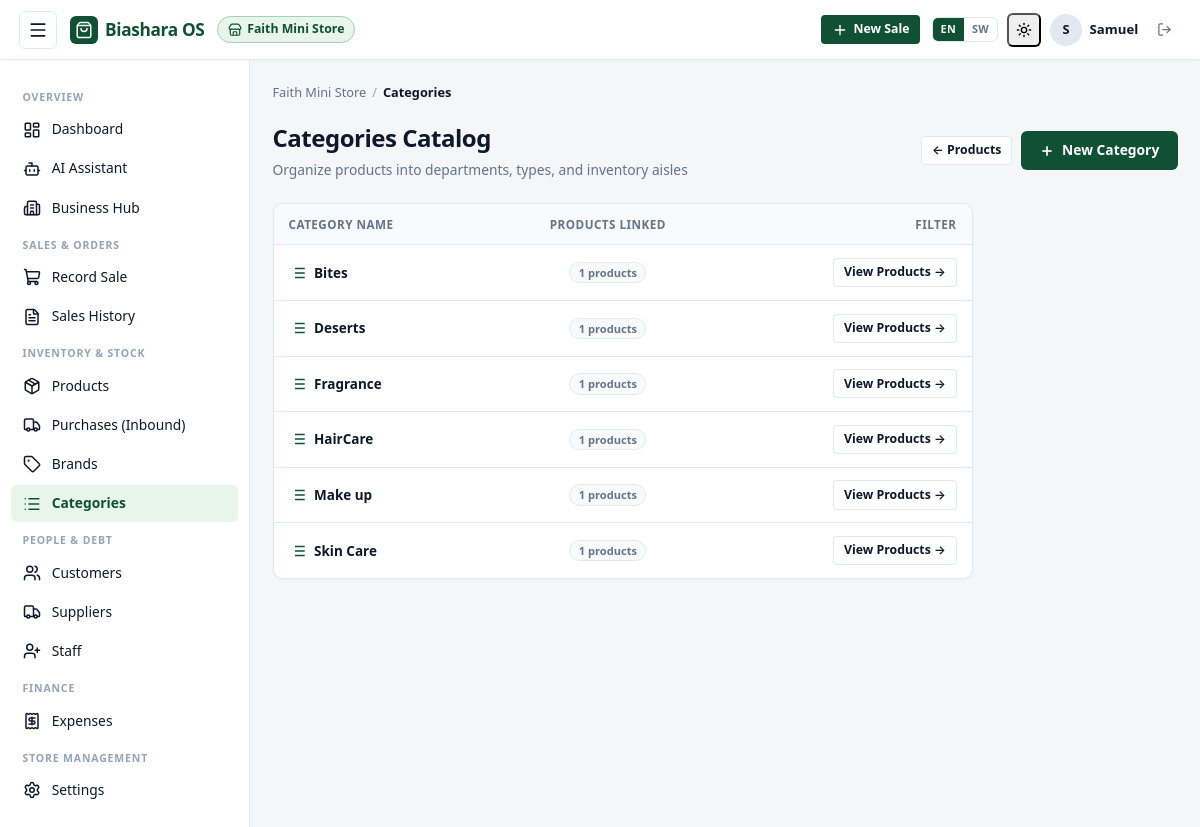
/2/categories/ (signed in), run on the app's committed database.
### BusinessOs/models.py (models this page shows, shortened)
class Business(models.Model):
    owner = models.ForeignKey(
        settings.AUTH_USER_MODEL,
        on_delete=models.CASCADE,
        related_name="businesses",
    )
    name = models.CharField(max_length=150)
    location = models.CharField(max_length=200, blank=True)
    phone = models.CharField(max_length=20, blank=True)
    created_at = models.DateTimeField(auto_now_add=True)
    class Meta:
        ordering = ["-created_at"]
    def can_record_sales(self, user):
        if user == self.owner:
            return True
        return self.staff.filter(user=user).exists()

class Category(models.Model):
    business = models.ForeignKey(Business, on_delete=models.CASCADE, related_name="categories")
    name = models.CharField(max_length=100)
    class Meta:
        unique_together = ("business", "name")
        ordering = ["name"]
        verbose_name_plural = "categories"

### BusinessOs/views.py (the view)
# urls.py: path("<int:business_id>/categories/", views.CategoryListView.as_view(), name="category_list"),
class CategoryListView(BusinessAccessMixin, ListView):
    template_name = "sales/category_list.html"
    context_object_name = "categories"
    def get_queryset(self):
        return self.business.categories.all()

### BusinessOs/context_processors.py (called while the page is built)
def biashara_i18n(request):
    lang = request.session.get("biashara_lang") or request.session.get("_language")
    if not lang:
        lang = request.COOKIES.get("biashara_lang") or request.COOKIES.get("django_language")
    if not lang:
        lang = translation.get_language() or "en"
    if lang.startswith("sw"):
        lang = "sw"
    else:
        lang = "en"
    return {
        "current_lang": lang,
        "is_swahili": (lang == "sw"),
        "translations_sw_json": json.dumps(TRANSLATIONS_SW) if lang == "sw" else "{}",
    }

### BusinessOs/views.py (called while the page is built)
    def dispatch(self, request, *args, **kwargs):
        self.business = get_object_or_404(Business, pk=kwargs["business_id"])
        if not self.business.can_record_sales(request.user):
            raise PermissionDenied("You are not authorized for this business.")
        return super().dispatch(request, *args, **kwargs)

    def get_context_data(self, **kwargs):
        ctx = super().get_context_data(**kwargs)
        ctx["business"] = self.business
        return ctx

### BusinessOs/templates/sales/category_list.html (shortened to what this page needs)
{% extends "sales/base.html" %}
{% block crumb %}Categories{% endblock %}
{% block content %}
<div class="page-header">
  <div class="page-title-group">
    <h1>Categories Catalog</h1>
    <p>Organize products into departments, types, and inventory aisles</p>
  </div>
  <div class="page-actions">
    <a href="{% url 'product_list' business.id %}" class="btn btn-secondary btn-sm">&larr; Products</a>
    {% if business.owner_id == request.user.id %}
    <a href="{% url 'category_create' business.id %}" class="btn btn-primary">
      <svg width="16" height="16" viewBox="0 0 24 24" fill="none" stroke="currentColor" stroke-width="2.5"><line x1="12" y1="5" x2="12" y2="19"></line><line x1="5" y1="12" x2="19" y2="12"></line></svg>
      New Category
    </a>
    {% endif %}
  </div>
</div>
{% if categories %}
<div class="table-container" style="max-width: 700px;">
  <table class="data-table">
    <thead>
      <tr>
        <th>Category Name</th>
        <th style="text-align:center;">Products Linked</th>
        <th style="text-align:right;">Filter</th>
      </tr>
    </thead>
    <tbody>
      {% for cat in categories %}
      <tr>
        <td>
          <div style="display:flex; align-items:center; gap:0.5rem;">
            <strong>{{ cat.name }}</strong>
          </div>
        </td>
        <td style="text-align:center;">
          <span class="badge badge-neutral">{{ cat.products.count }} products</span>
        </td>
        <td style="text-align:right;">
          <a href="{% url 'product_list' business.id %}?category={{ cat.id }}" class="btn btn-secondary btn-sm">
            View Products &rarr;
          </a>
        </td>
      </tr>
      {% endfor %}
    </tbody>
  </table>
</div>
{% endif %}
{% endblock %}

### BusinessOs/templates/sales/base.html (shortened to what this page needs)
{% load static %}<!DOCTYPE html>
<html lang="{{ current_lang|default:'en' }}" x-data="{ sidebarOpen: false }" :class="{ 'sidebar-mobile-open': sidebarOpen }">
<head>
  <link rel="stylesheet" href="{% static 'sales/css/style.css' %}?v=3.1">
</head>
<body>
<div class="app-wrapper">
  <header class="topbar">
    <div class="topbar-inner">
      <div class="topbar-left">
        {% if business %}
        <button type="button" class="menu-toggle-btn" @click="sidebarOpen = !sidebarOpen" aria-label="Toggle navigation drawer">
          <i data-lucide="menu" style="width:20px;height:20px;"></i>
        </button>
        {% endif %}
        <a href="{% url 'business_list' %}" class="brand-badge">
          <div class="brand-icon">
            <i data-lucide="shopping-bag" style="width:18px;height:18px;"></i>
          </div>
          <span class="brand-title">Biashara OS</span>
        </a>
        {% if business %}
        <a href="{% url 'business_detail' business.id %}" class="business-tag" title="{{ business.name }}">
          <i data-lucide="store" style="width:14px;height:14px;flex-shrink:0;"></i>
          <span>{{ business.name }}</span>
        </a>
        {% endif %}
      </div>
      <div class="topbar-right">
        {% if business %}
        <a href="{% url 'record_sale' business.id %}" class="btn btn-primary btn-sm desktop-only-btn" style="display:inline-flex;align-items:center;gap:0.4rem;">
          <i data-lucide="plus" style="width:16px;height:16px;"></i>
          <span>{% if is_swahili %}Mauzo Mapya{% else %}New Sale{% endif %}</span>
        </a>
        {% endif %}
        {% if user.is_authenticated %}
        <div class="topbar-user-group">
          <div class="lang-switcher">
            <a href="{% url 'set_language' %}?lang=en"
               class="lang-btn {% if current_lang != 'sw' %}lang-btn--active{% endif %}"
               title="English">EN</a>
            <a href="{% url 'set_language' %}?lang=sw"
               class="lang-btn {% if current_lang == 'sw' %}lang-btn--active{% endif %}"
               title="Kiswahili">SW</a>
          </div>
          <button type="button" class="theme-toggle-btn icon-btn" title="Toggle dark / light mode"
                  onclick="toggleTheme()">
            <i data-lucide="sun" class="theme-icon-light" style="width:16px;height:16px;"></i>
          </button>
          <div class="user-badge" title="{{ user.get_full_name|default:user.username }}">
            <div class="user-avatar">{{ user.username|slice:":1"|upper }}</div>
            <span class="user-name">{{ user.username }}</span>
          </div>
          <form method="post" action="{% url 'logout' %}" style="margin:0;">
            <button type="submit" class="btn btn-ghost btn-sm icon-btn" title="{% if is_swahili %}Toka{% else %}Sign out{% endif %}">
              <i data-lucide="log-out" style="width:15px;height:15px;"></i>
            </button>
          </form>
        </div>
        {% endif %}
      </div>
    </div>
  </header>
  <div class="app-container">
    {% if business %}
    <aside class="app-sidebar" :class="{ 'drawer-open': sidebarOpen }">
      <div class="sidebar-scroll">
        <div class="nav-section-title">{% if is_swahili %}Muhtasari{% else %}Overview{% endif %}</div>
        <ul class="sidebar-nav">
          <li class="nav-item {% if request.resolver_match.url_name == 'business_dashboard' %}active{% endif %}">
            <a href="{% url 'business_dashboard' business.id %}">
              <i data-lucide="layout-dashboard"></i>
              {% if is_swahili %}Dashibodi{% else %}Dashboard{% endif %}
            </a>
          </li>
          <li class="nav-item {% if 'assistant' in request.path %}active{% endif %}">
            <a href="{% url 'assistant:chat_page' business.id %}">
              <i data-lucide="bot"></i>
              {% if is_swahili %}Msaidizi wa AI{% else %}AI Assistant{% endif %}
            </a>
          </li>
          <li class="nav-item {% if request.resolver_match.url_name == 'business_detail' or request.resolver_match.url_name == 'business_update' %}active{% endif %}">
            <a href="{% url 'business_detail' business.id %}">
              <i data-lucide="building-2"></i>
              {% if is_swahili %}Kituo cha Biashara{% else %}Business Hub{% endif %}
            </a>
          </li>
        </ul>
        <div class="nav-section-title">{% if is_swahili %}Mauzo na Maagizo{% else %}Sales &amp; Orders{% endif %}</div>
        <ul class="sidebar-nav">
          <li class="nav-item {% if request.resolver_match.url_name == 'record_sale' %}active{% endif %}">
            <a href="{% url 'record_sale' business.id %}">
              <i data-lucide="shopping-cart"></i>
              {% if is_swahili %}Rekodi Mauzo{% else %}Record Sale{% endif %}
            </a>
          </li>
          <li class="nav-item {% if request.resolver_match.url_name == 'sale_list' or request.resolver_match.url_name == 'sale_detail' %}active{% endif %}">
            <a href="{% url 'sale_list' business.id %}">
              <i data-lucide="file-text"></i>
              {% if is_swahili %}Historia ya Mauzo{% else %}Sales History{% endif %}
            </a>
          </li>
        </ul>
        <div class="nav-section-title">{% if is_swahili %}Bidhaa na Stoo{% else %}Inventory &amp; Stock{% endif %}</div>
        <ul class="sidebar-nav">
          <li class="nav-item ">
            <a href="{% url 'product_list' business.id %}">
              <i data-lucide="package"></i>
              {% if is_swahili %}Bidhaa{% else %}Products{% endif %}
            </a>
          </li>
          <li class="nav-item {% if request.resolver_match.url_name == 'purchase_list' or request.resolver_match.url_name == 'record_purchase' or request.resolver_match.url_name == 'purchase_detail' %}active{% endif %}">
            <a href="{% url 'purchase_list' business.id %}">
              <i data-lucide="truck"></i>
              {% if is_swahili %}Ununuzi wa Bidhaa{% else %}Purchases (Inbound){% endif %}
            </a>
          </li>
          <li class="nav-item {% if request.resolver_match.url_name == 'brand_list' or request.resolver_match.url_name == 'brand_create' %}active{% endif %}">
            <a href="{% url 'brand_list' business.id %}">
              <i data-lucide="tag"></i>
              {% if is_swahili %}Chapa{% else %}Brands{% endif %}
            </a>
          </li>
          <li class="nav-item {% if request.resolver_match.url_name == 'category_list' or request.resolver_match.url_name == 'category_create' %}active{% endif %}">
            <a href="{% url 'category_list' business.id %}">
              <i data-lucide="list"></i>
              {% if is_swahili %}Makundi{% else %}Categories{% endif %}
            </a>
          </li>
        </ul>
        <div class="nav-section-title">{% if is_swahili %}Watu na Madeni{% else %}People &amp; Debt{% endif %}</div>
        <ul class="sidebar-nav">
          <li class="nav-item {% if request.resolver_match.url_name == 'customer_list' or request.resolver_match.url_name == 'customer_create' or request.resolver_match.url_name == 'customer_update' %}active{% endif %}">
            <a href="{% url 'customer_list' business.id %}">
              <i data-lucide="users"></i>
              {% if is_swahili %}Wateja{% else %}Customers{% endif %}
            </a>
          </li>
          <li class="nav-item {% if request.resolver_match.url_name == 'supplier_list' or request.resolver_match.url_name == 'supplier_create' or request.resolver_match.url_name == 'supplier_update' %}active{% endif %}">
            <a href="{% url 'supplier_list' business.id %}">
              <i data-lucide="truck"></i>
              {% if is_swahili %}Wasambazaji{% else %}Suppliers{% endif %}
            </a>
          </li>
          {% if business.owner_id == request.user.id %}
          <li class="nav-item {% if request.resolver_match.url_name == 'staff_list' or request.resolver_match.url_name == 'staff_create' %}active{% endif %}">
            <a href="{% url 'staff_list' business.id %}">
              <i data-lucide="user-plus"></i>
              {% if is_swahili %}Wafanyakazi{% else %}Staff{% endif %}
            </a>
          </li>
          {% endif %}
        </ul>
        <div class="nav-section-title">{% if is_swahili %}Fedha na Hesabu{% else %}Finance{% endif %}</div>
        <ul class="sidebar-nav">
          <li class="nav-item {% if request.resolver_match.url_name == 'expense_list' or request.resolver_match.url_name == 'expense_create' or request.resolver_match.url_name == 'expense_update' %}active{% endif %}">
            <a href="{% url 'expense_list' business.id %}">
              <i data-lucide="receipt"></i>
              {% if is_swahili %}Matumizi{% else %}Expenses{% endif %}
            </a>
          </li>
        </ul>
        <div class="nav-section-title">{% if is_swahili %}Usimamizi wa Duka{% else %}Store Management{% endif %}</div>
        <ul class="sidebar-nav">
          <li class="nav-item {% if request.resolver_match.url_name == 'business_settings' %}active{% endif %}">
            <a href="{% url 'business_settings' business.id %}">
              <i data-lucide="settings"></i>
              {% if is_swahili %}Mipangilio{% else %}Settings{% endif %}
            </a>
          </li>
        </ul>
      </div>
    </aside>
    {% endif %}
    <main class="app-main">
      {% if business %}
      <nav class="breadcrumb-trail" aria-label="Breadcrumb">
        <a href="{% url 'business_dashboard' business.id %}">{{ business.name }}</a>
        <span class="breadcrumb-sep">/</span>
        <span class="breadcrumb-current">{% block crumb %}Overview{% endblock %}</span>
      </nav>
      {% endif %}
      {% block content %}{% endblock %}
    </main>
  </div>
</div>
</body>
</html>

### data on the page
Business: name "Faith Mini Store"
Category: name "Bites", products.count "1"
Category: name "Deserts", products.count "1"
Category: name "Fragrance", products.count "1"
Category: name "HairCare", products.count "1"
Category: name "Make up", products.count "1"
Category: name "Skin Care", products.count "1"

### other printed values
{{ user.username|slice:":1"|upper }} "S"
{{ user.username }} "Samuel"
